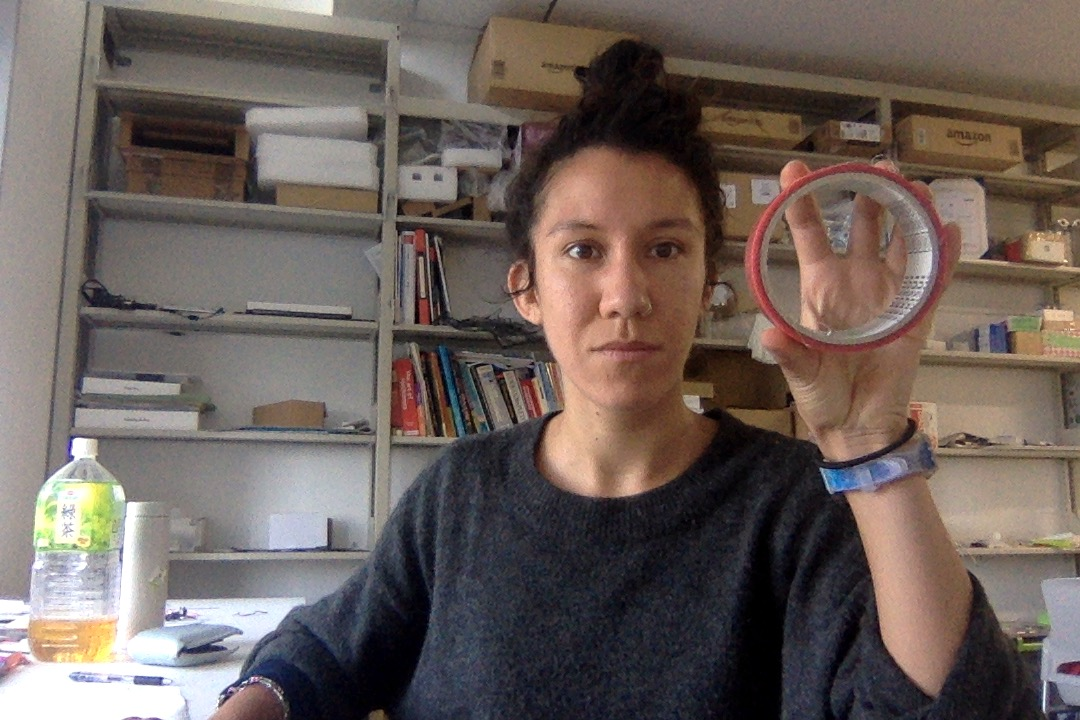
#> input picture Photo.jpg, 1080 x 720 px, given in place of the camera
$ python ball_tracking.py   (Python 2 division)   (older library calls are emulated)
#> lines starting #> are read from the running program, lines starting #| are printed output that depends on the picture; after the words box and inside, x2 and y2 are one past the last pixel; in counts of white or black regions, pixels touching at a corner belong together
from collections import deque
from imutils.video import VideoStream
import numpy as np
import argparse
import cv2
import imutils
import time

# construct the argument parse and parse the arguments
ap = argparse.ArgumentParser()
ap.add_argument("-v", "--video",
	help="path to the (optional) video file")
ap.add_argument("-b", "--buffer", type=int, default=64,
	help="max buffer size")
args = vars(ap.parse_args())


# define the lower and upper boundaries of the "green"
# ball in the HSV color space, then initialize the
# list of tracked points
# greenLower = (29, 86, 6)
# greenUpper = (64, 255, 255)
greenLower = (154, 104, 79)
greenUpper = (216, 255, 255)
pts = deque(maxlen=args["buffer"])

# if a video path was not supplied, grab the reference
# to the webcam
if not args.get("video", False):
    print('starting_video_stream')
    vs = VideoStream(src=0).start()

# otherwise, grab a reference to the video file
else:
    print('starting_video')
    vs = cv2.VideoCapture(args["video"])

# allow the camera or video file to warm up
time.sleep(2.0)

# keep looping
while True:
    # grab the current frame
    frame = vs.read()
#> frame is the input picture: shape (720, 1080, 3); mean B, G, R 91.3, 96.6, 108.4

    # handle the frame from VideoCapture or VideoStream
    frame = frame[1] if args.get("video", False) else frame

    # if we are viewing a video and we did not grab a frame,
    # then we have reached the end of the video
    if frame is None:
        break

    # resize the frame, blur it, and convert it to the HSV
    # color space
    frame = imutils.resize(frame, width=600)
#> frame: shape (400, 600, 3)
    blurred = cv2.GaussianBlur(frame, (11, 11), 0)
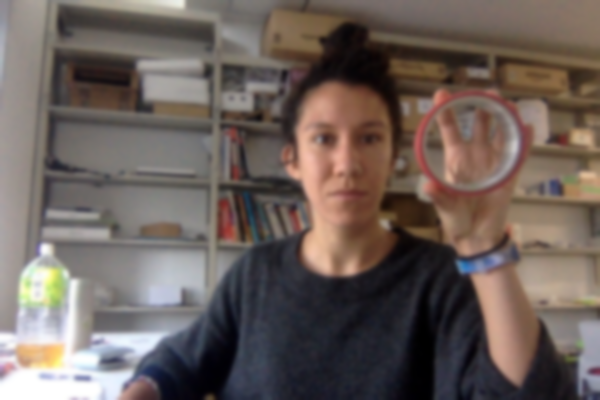
#> blurred: shape (400, 600, 3); mean B, G, R 91.3, 96.6, 108.4
    hsv = cv2.cvtColor(blurred, cv2.COLOR_BGR2HSV)
#> hsv: shape (400, 600, 3); mean H, S, V 48.7, 60.7, 111.6

    # construct a mask for the color "green", then perform
    # a series of dilations and erosions to remove any small
    # blobs left in the mask
    mask = cv2.inRange(hsv, greenLower, greenUpper)
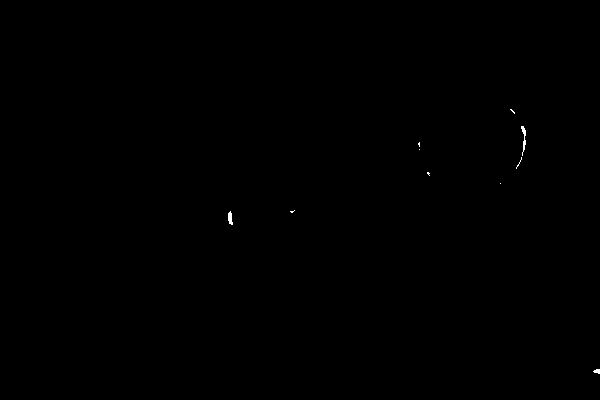
#> mask: shape (400, 600); 0.08% white; 10 white regions (7 under 20 px), largest, box (x1, y1, x2, y2) and area: (521, 126, 526, 156) 65, (228, 211, 233, 225) 48, (593, 369, 600, 374) 25
    mask = cv2.erode(mask, None, iterations=2)
#> mask: shape (400, 600); every value is 0
    mask = cv2.dilate(mask, None, iterations=2)

    # find contours in the mask and initialize the current
    # (x, y) center of the ball
    cnts = cv2.findContours(mask.copy(), cv2.RETR_EXTERNAL,
                            cv2.CHAIN_APPROX_SIMPLE)
#> cnts = 0 contours
    cnts = cnts[0] if imutils.is_cv2() else cnts[1]
#> cnts = []
    center = None

    # only proceed if at least one contour was found
    if len(cnts) > 0:
        # find the largest contour in the mask, then use
        # it to compute the minimum enclosing circle and
        # centroid
        c = max(cnts, key=cv2.contourArea)
        ((x, y), radius) = cv2.minEnclosingCircle(c)
        M = cv2.moments(c)
        center = (int(M["m10"] / M["m00"]), int(M["m01"] / M["m00"]))

        # only proceed if the radius meets a minimum size
        if radius > 10:
            # draw the circle and centroid on the frame,
            # then update the list of tracked points
            cv2.circle(frame, (int(x), int(y)), int(radius),
                       (0, 255, 255), 2)
            cv2.circle(frame, center, 5, (0, 0, 255), -1)

    # update the points queue
    pts.appendleft(center)# loop over the set of tracked points
	for i in range(1, len(pts)):
        # if either of the tracked points are None, ignore
        #  them
        if pts[i - 1] is None or pts[i] is None:
            continue

		# otherwise, compute the thickness of the line and
		# draw the connecting lines
		thickness = int(np.sqrt(args["buffer"] / float(i + 1)) * 2.5)
		cv2.line(frame, pts[i - 1], pts[i], (0, 0, 255), thickness)

	# show the frame to our screen
	cv2.imshow("Frame", frame)
	key = cv2.waitKey(1) & 0xFF
#> (key q is pressed here)

	# if the 'q' key is pressed, stop the loop
	if key == ord("q"):
		break

# if we are not using a video file, stop the camera video stream
if not args.get("video", False):
	vs.stop()

# otherwise, release the camera
else:
	vs.release()

# close all windows
cv2.destroyAllWindows()

    # # keep looping
    # while True:
    #     # grab the current frame
    #     frame = vs.read()
    #
    #     # handle the frame from VideoCapture or VideoStream
    #     frame = frame[1] if args.get("video", False) else frame
    #
    #     # if we are viewing a video and we did not grab a frame,
    #     # then we have reached the end of the video
    #     if frame is None:
    #         break
    #
    #     # resize the frame, blur it, and convert it to the HSV
    #     # color space
    #     frame = imutils.resize(frame, width=600)
    #     blurred = cv2.GaussianBlur(frame, (11, 11), 0)
    #     hsv = cv2.cvtColor(blurred, cv2.COLOR_BGR2HSV)
    #
    #     # construct a mask for the color "green", then perform
    #     # a series of dilations and erosions to remove any small
    #     # blobs left in the mask
    #     mask = cv2.inRange(hsv, greenLower, greenUpper)
    #     mask = cv2.erode(mask, None, iterations=2)
    #     mask = cv2.dilate(mask, None, iterations=2)
    #
    #     # loop over the set of tracked points
    #     for i in range(1, len(pts)):
    #         # if either of the tracked points are None, ignore
    #         # them
    #         if pts[i - 1] is None or pts[i] is None:
    #             continue
    #
    #         # otherwise, compute the thickness of the line and
    #         # draw the connecting lines
    #         thickness = int(np.sqrt(args["buffer"] / float(i + 1)) * 2.5)
    #         cv2.line(frame, pts[i - 1], pts[i], (0, 0, 255), thickness)
    #
    #     # show the frame to our screen
    #     cv2.imshow("Frame", frame)
    #     key = cv2.waitKey(1) & 0xFF
    #
    #     # if the 'q' key is pressed, stop the loop
    #     if key == ord("q"):
    #         break
    #
    # # if we are not using a video file, stop the camera video stream
    # if not args.get("video", False):
    #     vs.stop()
    #
    # # otherwise, release the camera
    # else:
    #     vs.release()
    #
    # # close all windows
    # cv2.destroyAllWindows()
